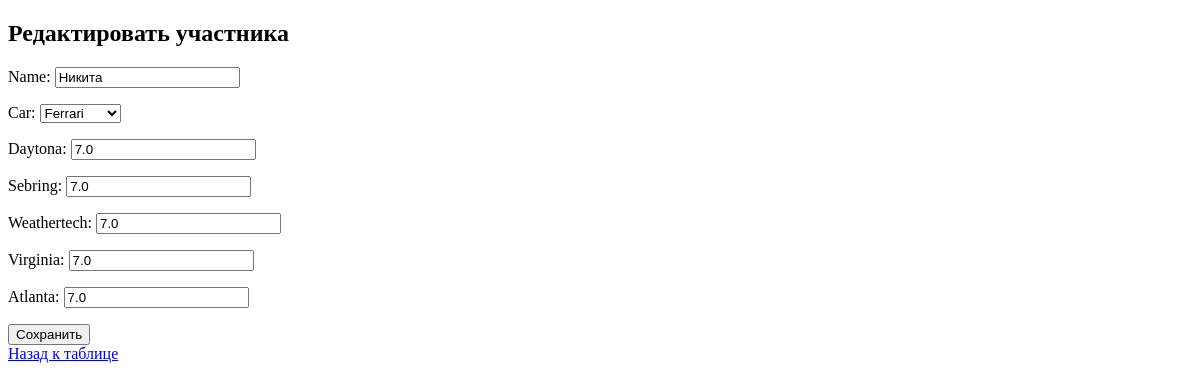
Before: /table/edit/2/ (signed in) with the older database file.
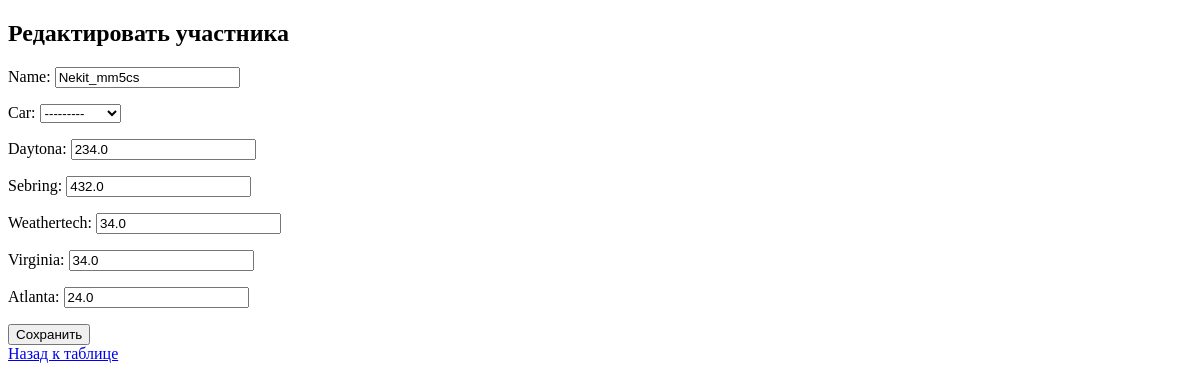
After: the same page with the newer database file.
### imsa_table/models.py (models this page shows, shortened)
class Participant(models.Model):
    CAR_CHOICES = [
        ('Porsche', 'Porsche'),
        ('Ferrari', 'Ferrari'),
        ('BMW', 'BMW'),
        ('Audi', 'Audi'),
        ('Mercedes', 'Mercedes'),
        ('Corvette', 'Corvette'),
    ]
    name = models.CharField(max_length=100)
    car = models.CharField(max_length=20, choices=CAR_CHOICES)
    daytona = models.FloatField()
    sebring = models.FloatField()
    weathertech = models.FloatField()
    virginia = models.FloatField()
    atlanta = models.FloatField()
    total = models.FloatField()

### imsa_table/views.py (the view)
# urls.py: path('edit/<int:participant_id>/', views.edit_participant, name='edit_participant'),
@login_required
def edit_participant(request, participant_id):
    participant = get_object_or_404(Participant, id=participant_id)
    if not request.user.is_staff and request.user.username != "root":
        return redirect('table')
    if request.method == 'POST':
        form = ParticipantForm(request.POST, instance=participant)
        if form.is_valid():
            form.save()
            return redirect('table')
    else:
        form = ParticipantForm(instance=participant)
    return render(request, 'imsa_table/edit_participant.html', {'form': form})

### imsa_table/forms.py
class ParticipantForm(forms.ModelForm):
    class Meta:
        model = Participant
        fields = ['name', 'car', 'daytona', 'sebring', 'weathertech', 'virginia', 'atlanta']
        widgets = {
            'name': forms.TextInput(attrs={'placeholder': 'Введите имя участника'}),
            'car': forms.Select(attrs={'class': 'form-control'}),
            'daytona': forms.NumberInput(attrs={'placeholder': 'Введите баллы для Daytona'}),
            'sebring': forms.NumberInput(attrs={'placeholder': 'Введите баллы для Sebring'}),
            'weathertech': forms.NumberInput(attrs={'placeholder': 'Введите баллы для WeatherTech'}),
            'virginia': forms.NumberInput(attrs={'placeholder': 'Введите баллы для Virginia'}),
            'atlanta': forms.NumberInput(attrs={'placeholder': 'Введите баллы для Atlanta'}),
        }

### imsa_table/templates/imsa_table/edit_participant.html (shortened to what this page needs)
{% load static %}
<!DOCTYPE html>
<html lang="en">
<head>
</head>
<body>
    <h2>Редактировать участника</h2>
    <form method="post">
        {{ form.as_p }}
        <button type="submit">Сохранить</button>
    </form>
    <a href="{% url 'table' %}">Назад к таблице</a>
</body>
</html>

Changed rows visible on the page:
changed Participant: name "Никита" → "Nekit_mm5cs"; car "Ferrari" → "---------"; daytona "7.0" → "234.0"; sebring "7.0" → "432.0"; weathertech "7.0" → "34.0"; virginia "7.0" → "34.0"; atlanta "7.0" → "24.0"
